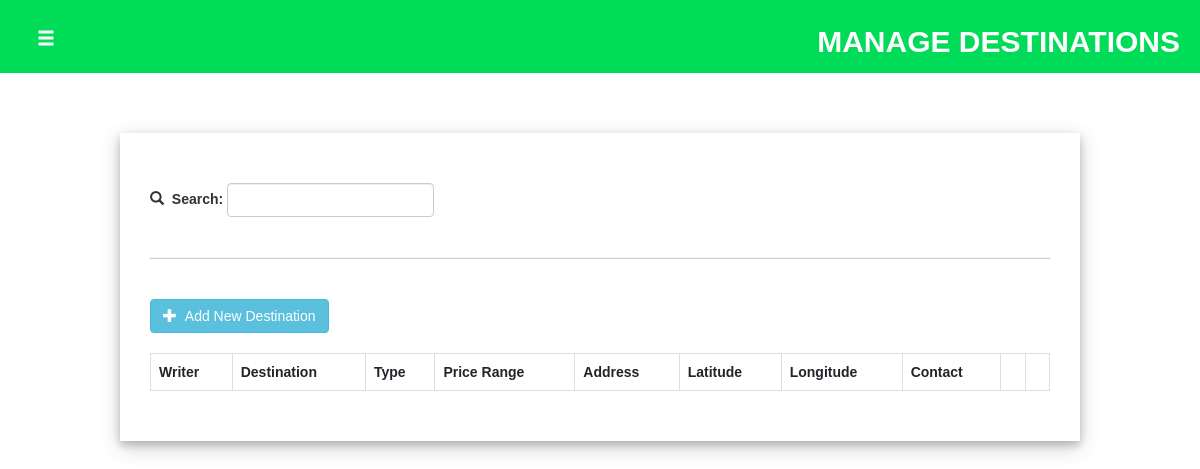
Page /adminside/destinations/destinations.php (signed in) on the earlier database version.
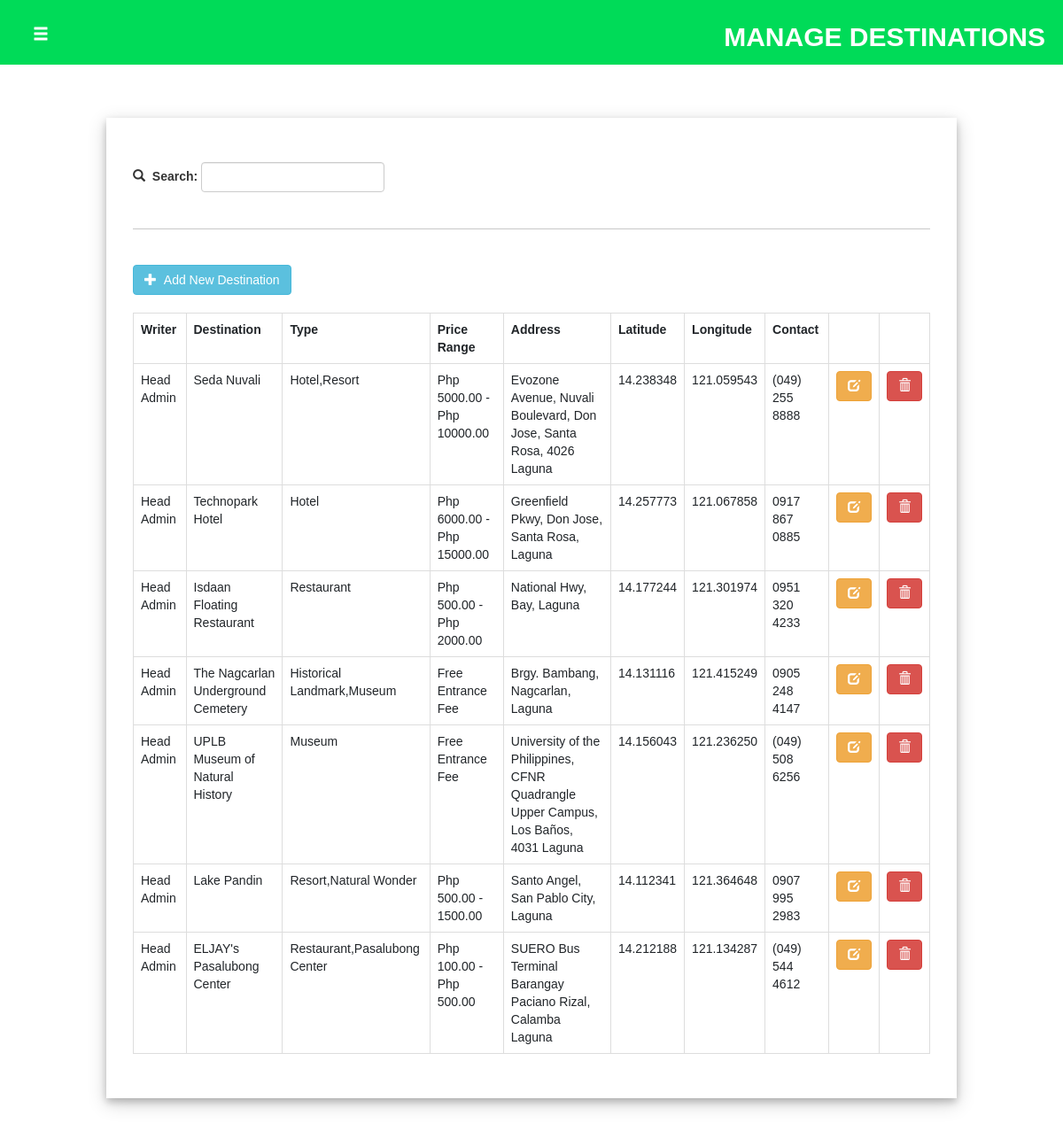
Same page on the later database version.
### tables this page shows
CREATE TABLE `tbl_destinations` (
  `id` int(11) NOT NULL,
  `admin_id` int(10) NOT NULL,
  `fld_name` varchar(250) NOT NULL,
  `fld_type` varchar(50) DEFAULT NULL,
  `fld_description` varchar(1000) DEFAULT NULL,
  `fld_address` varchar(250) DEFAULT NULL,
  `fld_longitude` varchar(255) NOT NULL,
  `fld_latitude` varchar(255) NOT NULL,
  `fld_contactno` varchar(250) DEFAULT NULL,
  `fld_email` varchar(255) NOT NULL,
  `fld_price` varchar(250) DEFAULT NULL,
  `fld_operating` varchar(250) NOT NULL,
  `fld_amenities` varchar(250) DEFAULT NULL,
  `fld_roomfeats` varchar(250) DEFAULT NULL,
  `fld_mainimage` varchar(500) NOT NULL,
  `fld_images` mediumtext DEFAULT NULL,
  `fld_socials` varchar(250) DEFAULT NULL
);

### adminside/destinations/destinations.php (the view, shortened to what the changed rows need)
<?php
    include("../navbar.php");
    include("../connect.php");
?>
<!DOCTYPE html>
<html lang="en">
<head>
    <link rel="stylesheet" href="destinationstyle.css">
</head>
<body>
<div class="header" id="headercontainer">
            <h2 id="headertitle">MANAGE DESTINATIONS</h2>
        </div>
    <div id="container">
        <br>
        <div class="destination_container">
        <br>
            <div class='destinationdiv'>
                <br>
                <br>
                <br>
                <table class='table table-bordered'>
                        <?php
                            if($admintype != "Head Admin"){
                                if(isset($_GET["search_name"])){
                                    $result =  $conn->query("select * from tbl_destinations where admin_id like '$admin_id' and fld_name like '$_GET[search_name]%'");
                                }else{
                                    $result = $conn->query("select * from tbl_destinations where admin_id like '$admin_id'");
                                }
                                echo "<tr>
                                <th>Destination</th><th>Type</th><th>Price Range</th><th>Address</th><th>Latitude</th><th>Longitude</th><th>Contact</th><th></th><th></th>
                                </tr>";
                                while($row = $result->fetch_assoc()){
                                    echo "<tr>
                                    <td>$row[fld_name]</td>
                                    <td>$row[fld_type]</td>
                                    <td>$row[fld_price]</td>
                                    <td>$row[fld_address]</td>
                                    <td>$row[fld_latitude]</td>
                                    <td>$row[fld_longitude]</td>
                                    <td>$row[fld_contactno]</td>
                                    <td style='text-align:center;'><button type='button' class='btn btn-warning' onclick=edit('$row[id]')><span class='glyphicon glyphicon-edit'></span></button></td>
                                    <td style='text-align:center;'><button type='button' class='btn btn-danger' onclick=del('$row[id]')><span class='glyphicon glyphicon-trash'></span></button></td>
                                    </tr>";
                                }
                            }else{
                                if(isset($_GET["search_name"])){
                                    $result =  $conn->query("select tbl_admin.fld_name as admin_name, tbl_destinations.id, tbl_destinations.fld_name as destination_name, tbl_destinations.fld_type, tbl_destinations.fld_price, tbl_destinations.fld_address, tbl_destinations.fld_latitude, tbl_destinations.fld_longitude, tbl_destinations.fld_contactno from tbl_destinations, tbl_admin where tbl_destinations.admin_id = tbl_admin.id and (tbl_destinations.fld_name like '$_GET[search_name]%' or tbl_admin.fld_name like '$_GET[search_name]%')");
                                }else{
                                    $result = $conn->query("select tbl_admin.fld_name as admin_name, tbl_destinations.id, tbl_destinations.fld_name as destination_name, tbl_destinations.fld_type, tbl_destinations.fld_price, tbl_destinations.fld_address, tbl_destinations.fld_latitude, tbl_destinations.fld_longitude, tbl_destinations.fld_contactno from tbl_destinations, tbl_admin where tbl_destinations.admin_id = tbl_admin.id");
                                }
                                echo "<tr>
                                <th>Writer</th><th>Destination</th><th>Type</th><th>Price Range</th><th>Address</th><th>Latitude</th><th>Longitude</th><th>Contact</th><th></th><th></th>
                                </tr>";
                                while($row = $result->fetch_assoc()){
                                    echo "<tr>
                                    <td>$row[admin_name]</td>
                                    <td>$row[destination_name]</td>
                                    <td>$row[fld_type]</td>
                                    <td>$row[fld_price]</td>
                                    <td>$row[fld_address]</td>
                                    <td>$row[fld_latitude]</td>
                                    <td>$row[fld_longitude]</td>
                                    <td>$row[fld_contactno]</td>
                                    <td style='text-align:center;'><button type='button' class='btn btn-warning' onclick=edit('$row[id]')><span class='glyphicon glyphicon-edit'></span></button></td>
                                    <td style='text-align:center;'><button type='button' class='btn btn-danger' onclick=del('$row[id]')><span class='glyphicon glyphicon-trash'></span></button></td>
                                    </tr>";
                                }
                            }
                        ?>
                </table>
            </div>
        </div>
        <br><br>
    </div>
</body>
</html>

Differences in the rows shown:
now on this page (row edited): tbl_destinations: admin.fld_name "Head Admin", fld_name "Seda Nuvali", fld_type "Hotel,Resort", fld_price "Php 5000.00 - Php 10000.00", fld_address "Evozone Avenue, Nuvali Boulevard, Don Jose, Santa Rosa, 4026 Laguna", fld_latitude "14.238348", fld_longitude "121.059543", fld_contactno "(049) 255 8888"
added tbl_destinations: admin.fld_name "Head Admin", fld_name "Technopark Hotel", fld_type "Hotel", fld_price "Php 6000.00 - Php 15000.00", fld_address "Greenfield Pkwy, Don Jose, Santa Rosa, Laguna", fld_latitude "14.257773", fld_longitude "121.067858", fld_contactno "0917 867 0885"
now on this page (row edited): tbl_destinations: admin.fld_name "Head Admin", fld_name "Isdaan Floating Restaurant", fld_type "Restaurant", fld_price "Php 500.00 - Php 2000.00", fld_address "National Hwy, Bay, Laguna", fld_latitude "14.177244", fld_longitude "121.301974", fld_contactno "0951 320 4233"
now on this page (row edited): tbl_destinations: admin.fld_name "Head Admin", fld_name "The Nagcarlan Underground Cemetery", fld_type "Historical Landmark,Museum", fld_price "Free Entrance Fee", fld_address "Brgy. Bambang, Nagcarlan, Laguna", fld_latitude "14.131116", fld_longitude "121.415249", fld_contactno "0905 248 4147"
now on this page (row edited): tbl_destinations: admin.fld_name "Head Admin", fld_name "UPLB Museum of Natural History", fld_type "Museum", fld_price "Free Entrance Fee", fld_address "University of the Philippines, CFNR Quadrangle Upper Campus, Los Baños, 4031 Laguna", fld_latitude "14.156043", fld_longitude "121.236250", fld_contactno "(049) 508 6256"
now on this page (row edited): tbl_destinations: admin.fld_name "Head Admin", fld_name "Lake Pandin", fld_type "Resort,Natural Wonder", fld_price "Php 500.00 - 1500.00", fld_address "Santo Angel, San Pablo City, Laguna", fld_latitude "14.112341", fld_longitude "121.364648", fld_contactno "0907 995 2983"
added tbl_destinations: admin.fld_name "Head Admin", fld_name "ELJAY's Pasalubong Center", fld_type "Restaurant,Pasalubong Center", fld_price "Php 100.00 - Php 500.00", fld_address "SUERO Bus Terminal Barangay Paciano Rizal, Calamba Laguna", fld_latitude "14.212188", fld_longitude "121.134287", fld_contactno "(049) 544 4612"
